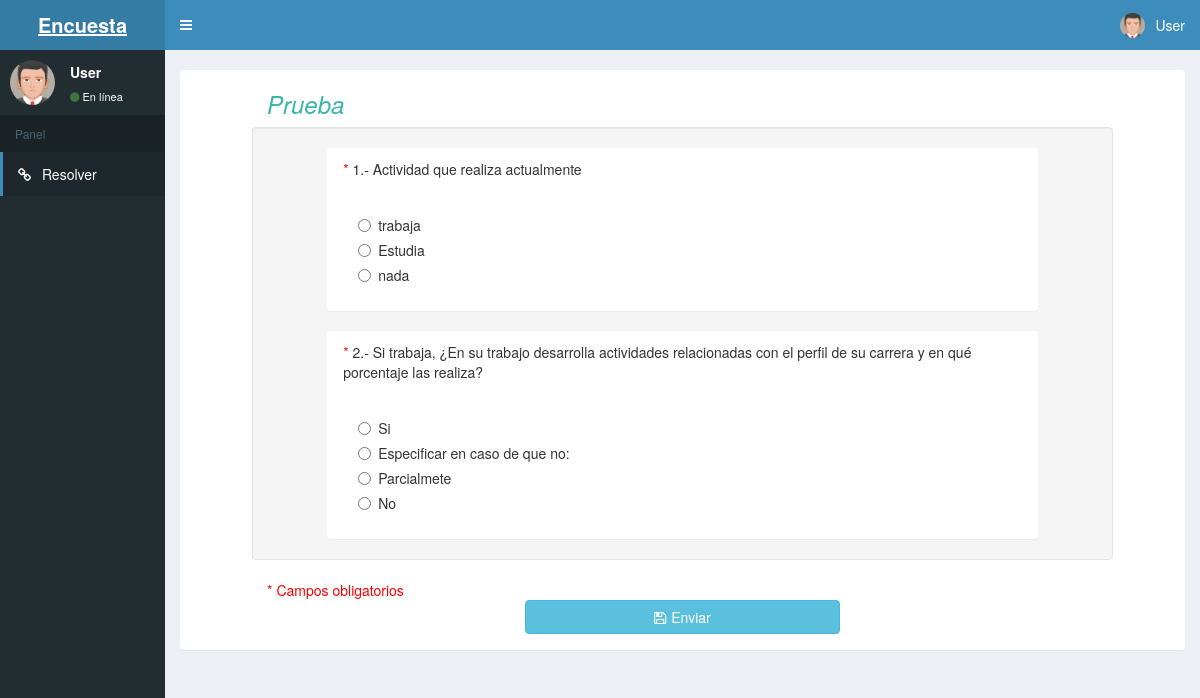
Page /Resolver.php?id_encuesta=11 (signed in) on the committed database.
### tables this page shows
CREATE TABLE `tb_encuesta_bloque` (
  `id_bloque` int(10) UNSIGNED NOT NULL,
  `id_encuesta` int(11) NOT NULL,
  `n_orden_bloque` int(11) DEFAULT NULL,
  `c_nombre_bloque` varchar(150) DEFAULT NULL,
  `d_borrado_bloque` datetime DEFAULT NULL
);

CREATE TABLE `tb_encuesta_pregunta` (
  `id_pregunta` int(10) UNSIGNED NOT NULL,
  `id_encuesta` int(11) NOT NULL,
  `id_bloque` int(11) DEFAULT NULL,
  `c_tipo_pregunta` varchar(2) NOT NULL DEFAULT 'SS' COMMENT 'SS: Seleccion Simple',
  `n_orden_pregunta` int(11) DEFAULT NULL,
  `c_titulo_pregunta` varchar(150) DEFAULT NULL,
  `c_detalle_pregunta` text DEFAULT NULL,
  `d_borrado_pregunta` datetime DEFAULT NULL
);

CREATE TABLE `tb_encuesta_pregunta_opcion` (
  `id_opcion` int(10) UNSIGNED NOT NULL,
  `id_pregunta` int(11) NOT NULL,
  `id_encuesta` int(11) NOT NULL,
  `n_orden_opcion` int(11) DEFAULT NULL,
  `c_detalle_opcion` varchar(250) DEFAULT NULL,
  `c_tipo_opcion` varchar(2) NOT NULL DEFAULT 'OS' COMMENT 'OS: Opcion Simple',
  `n_valor` double(8,2) NOT NULL DEFAULT 0.00,
  `d_borrado_opcion` datetime DEFAULT NULL
);

### Resolver.php (the view, shortened to what this page needs)
<?php
require_once "Controllers/conexion.php";
$data['c_estado']='';
$Preguntas=array();
$PreguntasOpciones=array();
$Bloques=array();
$resultado = mysqli_query($conexion,'select * from tb_encuesta_pregunta where id_encuesta = '.$_GET['id_encuesta'].' order by n_orden_pregunta ASC');
while( $row = mysqli_fetch_object($resultado)){
      $Preguntas[] = $row;
}
$resultado = mysqli_query($conexion,'select * from tb_encuesta_pregunta_opcion where id_encuesta = '.$_GET['id_encuesta'].' order by n_orden_opcion ASC');
while( $row = mysqli_fetch_object($resultado)){
      $PreguntasOpciones[] = $row;
}
$resultado = mysqli_query($conexion,'select * from tb_encuesta_bloque where id_encuesta = '.$_GET['id_encuesta'].' order by n_orden_bloque ASC');
while( $row = mysqli_fetch_object($resultado)){
      $Bloques[] = $row;
}
$PreguntaOpcionPorPregunta = [];
foreach($PreguntasOpciones as $PreguntaOpcion){
  $PreguntaOpcionPorPregunta[$PreguntaOpcion->id_pregunta][$PreguntaOpcion->id_opcion] = $PreguntaOpcion;
}
foreach($Preguntas as $Pregunta){
  if(isset($PreguntaOpcionPorPregunta[$Pregunta->id_pregunta])){
    $Pregunta->Opciones = $PreguntaOpcionPorPregunta[$Pregunta->id_pregunta];
  }
}
$PreguntasPorBloque = [];
foreach ($Preguntas as $Pregunta) {
    $PreguntasPorBloque [$Pregunta->id_bloque][$Pregunta->id_pregunta] = $Pregunta;
}
foreach ($Bloques as $Bloque) {
  if(isset($PreguntasPorBloque[$Bloque->id_bloque])){
    $Bloque->Preguntas=$PreguntasPorBloque[$Bloque->id_bloque];
  }
}
?>
<!DOCTYPE html>
<html>
<head>
  <link rel="stylesheet" href="Views/bower_components/bootstrap/dist/css/bootstrap.min.css">
  <link rel="stylesheet" href="Views/bower_components/font-awesome/css/font-awesome.min.css">
  <link rel="stylesheet" href="Views/dist/css/AdminLTE.min.css">
  <link rel="stylesheet" href="Views/dist/css/skins/skin-blue.min.css">
  <link href="//maxcdn.bootstrapcdn.com/bootstrap/3.3.5/css/bootstrap.min.css" rel="stylesheet">
  <link href="//www.fuelcdn.com/fuelux/3.13.0/css/fuelux.min.css" rel="stylesheet">
  <link rel="stylesheet" href="https://cdnjs.cloudflare.com/ajax/libs/toastr.js/latest/css/toastr.css" />
  <link rel="stylesheet" href="https://cdnjs.cloudflare.com/ajax/libs/sweetalert/1.1.3/sweetalert.min.css" />
</head>
<body class="hold-transition skin-blue sidebar-mini">
<div class="wrapper">
  <header class="main-header">
    <a class="logo">
      <span class="logo-lg"><b>Encuesta</b></span>
    </a>
    <nav class="navbar navbar-static-top" role="navigation">
      <a href="#" class="sidebar-toggle" data-toggle="push-menu" role="button">
      </a>
      <div class="navbar-custom-menu">
        <ul class="nav navbar-nav">
          <li class="dropdown user user-menu">
            <a href="#" class="dropdown-toggle" data-toggle="dropdown">
              <img src="Views/dist/img/avatar5.png" class="user-image" alt="User Image">
              <span class="hidden-xs">User</span>
            </a>
          </li>
        </ul>
      </div>
    </nav>
  </header>
  <aside class="main-sidebar">
    <section class="sidebar">
      <div class="user-panel">
        <div class="pull-left image">
          <img src="Views/dist/img/avatar5.png" class="img-circle" alt="User Image">
        </div>
        <div class="pull-left info">
          <p>User</p>
          <a href="#"><i class="fa fa-circle text-success"></i>En línea</a>
        </div>
      </div>
      <ul class="sidebar-menu" data-widget="tree">
        <li class="header">Panel</li>
        <li class="active"><a  href="Inicio.php"><i class="fa fa-link"></i> <span>Resolver</span></a></li>
      </ul>
    </section>
  </aside>
  <div class="content-wrapper">
    <div class="col-sm-12" style="background: #ecf0f5;">
      <section id="main-content">
      <section class="wrapper" style="background: none;">
          <br>
          <?php if ($data['c_estado']=='F') { ?>
                <div class="panel">
                <div class="row" style="text-align: center;padding: 5rem;">
                  Usted ya completo esta encuesta
                </div>
                </div>
           <?php  }else{ ?>
                   <div class="row">
                   <div  class="col-sm-12">
                    <section class="panel">
                      <form action="Finalizar.php" method="post" id="sendEncuesta">
                       <?php foreach($Bloques as $Bloque){ ?>
                          <?php if(count($Bloque->Preguntas)>0){ ?>
                         <div class="row">
                           <div class="col-md-10 col-md-offset-1" >
                             <h3 style="color: #39b5aa;"><i><?php echo $Bloque->c_nombre_bloque;  ?></i></h3>
                           </div>
                           <div class="col-md-10 col-md-offset-1 well" style="padding: 2rem 0 0 0">
                            <?php foreach((array) $Bloque->Preguntas as $Pregunta){ ?>
                              <div class="row">
                                <div class="col-md-10 col-md-offset-1">
                                  <section class="panel">
                                    <header class="panel-heading tab-bg-dark-navy-blue ">
                                      <?php if($Pregunta->c_tipo_pregunta == 'SS'){ ?>
                                        <span class="hidden-sm" style="color: red;">*</span>
                                      <?php } ?>
                                        <span class="hidden-sm wht-color"><?php echo $Pregunta->n_orden_pregunta.".- ".$Pregunta->c_titulo_pregunta; ?></span>
                                    </header>
                                    <div class="panel-body">
                                      <div class="form-group">
                                          <div class="col-sm-12">
                                            <?php if($Pregunta->c_tipo_pregunta == 'SS'){ ?>
                                              <?php foreach($Pregunta->Opciones as $Opcion){ ?>
                                                <div class="radio">
                                                    <label>
                                                        <input type="radio" name="pregunta[<?php echo $Pregunta->id_pregunta; ?>]" id="optionsRadios1" value="<?php
                                                        echo $Opcion->id_opcion; ?>" required>
                                                        <?php echo $Opcion->c_detalle_opcion; ?>
                                                    </label>
                                                </div>
                                              <?php } ?>
                                            <?php } ?>
                                          </div>
                                        </div>
                                      </div>
                                    </section>
                                  </div>
                                </div>
                              <?php } ?>
                            </div>
                          </div>
                        <?php } ?>
                      <?php } ?>
                      <div class="row">
                        <div class="col-md-10 col-md-offset-1">
                          <span class="hidden-sm" style="color: red;">* Campos obligatorios</span>
                        </div>
                      </div>
                      <div class="row">
                        <div class="col-md-8 col-md-offset-2">
                          <div class="row">
                            <div class="col-md-6 col-md-offset-3">
                              <div class="form-group">
                                  <button id="buttonEncuesta" type="button" class="btn btn-info btn-block">
                                    <i style="margin-right: 5px;" class="fa fa-save"></i>Enviar
                                  </button>
                               </div>
                             </div>
                          </div>
                        </div>
                      </div>
                      </form>
                    </section>
                    </div>
                    </div>
            <?php } ?>
      </section>
    </section>
    </div>
  </div>
</div>
</body>
</html>

### rows in the picture
tb_encuesta_bloque: c_nombre_bloque "Prueba"
tb_encuesta_pregunta: n_orden_pregunta "1", c_titulo_pregunta "Actividad que realiza actualmente"
tb_encuesta_pregunta_opcion: c_detalle_opcion "trabaja"
tb_encuesta_pregunta_opcion: c_detalle_opcion "Estudia"
tb_encuesta_pregunta_opcion: c_detalle_opcion "nada"
tb_encuesta_pregunta: n_orden_pregunta "2", c_titulo_pregunta "Si trabaja, ¿En su trabajo desarrolla actividades relacionadas con el perfil de su carrera y en qué porcentaje las realiza?"
tb_encuesta_pregunta_opcion: c_detalle_opcion "Si"
tb_encuesta_pregunta_opcion: c_detalle_opcion "Especificar en caso de que no:"
tb_encuesta_pregunta_opcion: c_detalle_opcion "Parcialmete"
tb_encuesta_pregunta_opcion: c_detalle_opcion "No"
